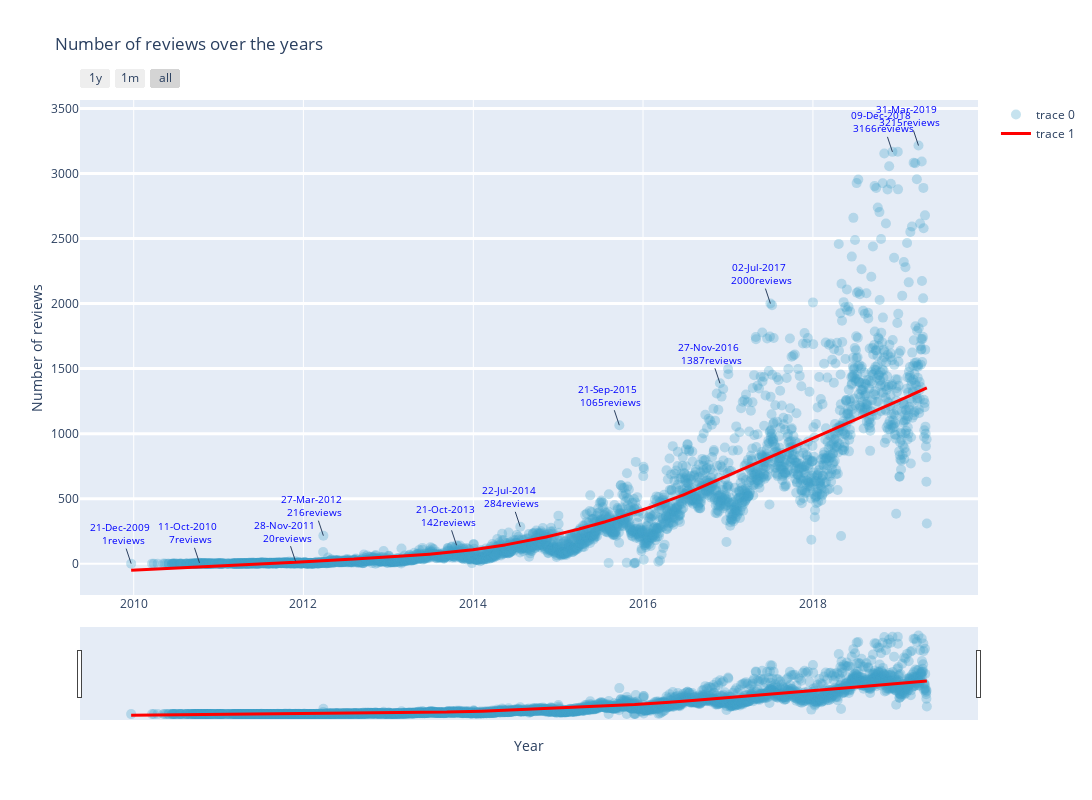

Write notebook code for a chart like this one.
### Code cell
review_annotations = [dict(x=date, y=value,
                           xref='x', yref='y',
                           font=dict(color='blue', size=10),
                           text=f'{format_time(date)} {value}reviews',
                           )
                      for date, value in zip(result.index, result.number_of_reviews)]



trace1 = go.Scatter(
    x=num_reviews_df['date'],
    y=num_reviews_df['number_of_reviews'],
    mode='markers',
    marker=dict(
        size=10,
        color='#43a2ca',
        opacity=0.3,
    )
)

trace2 = go.Scatter(
    x=X,
    y=Y,
    mode='lines',
    line=dict(color='red', width=3)
)

layout = go.Layout(height=800, width=1200,
                   title='Number of reviews over the years',
                   annotations=review_annotations,
                   xaxis=dict(
                       title='Year',
                       rangeselector=dict(
                         # Buttons for selecting time scale
                         buttons=list([
                             # 1 month
                             dict(count=1,
                                  label='1y',
                                  step='year',
                                  stepmode='backward'),
                             
                             dict(count=1,
                                  label='1m',
                                  step='month',
                                  stepmode='backward'),
                             # Entire scale
                             dict(step='all')
                         ])
                     ),
                     # Sliding for selecting time window
                     rangeslider=dict(visible=True),
                     # Type of xaxis
                     type='date'),
                   yaxis=dict(
                       title='Number of reviews',
                       ticklen=5,
                       gridwidth=3,
                   ),
)


fig=go.Figure(data=[trace1, trace2], layout=layout)


py.iplot(fig, filename='scatter-plot-with-regression-line')

### Figure 1 — Plotly figure (JSON) as saved in the notebook; plotly's stock layout.template omitted (floating-point values rounded to 4 significant figures; data arrays with more than 128 entries replaced by an {"elided": "..."} marker saying what was removed)
{"data": [{"marker": {"color": "#43a2ca", "opacity": 0.3, "size": 10}, "mode": "markers", "type": "scatter", "x": {"elided": "3111 str values"}, "y": {"elided": "3111 int values"}}, {"line": {"color": "red", "width": 3}, "mode": "lines", "type": "scatter", "x": {"elided": "3111 str values"}, "y": {"elided": "3111 float values"}}], "layout": {"annotations": [{"font": {"color": "blue", "size": 10}, "text": "21-Dec-2009 <br> 1reviews", "x": "2009-12-21T00:00:00", "xref": "x", "y": 1, "yref": "y"}, {"font": {"color": "blue", "size": 10}, "text": "11-Oct-2010 <br> 7reviews", "x": "2010-10-11T00:00:00", "xref": "x", "y": 7, "yref": "y"}, {"font": {"color": "blue", "size": 10}, "text": "28-Nov-2011 <br> 20reviews", "x": "2011-11-28T00:00:00", "xref": "x", "y": 20, "yref": "y"}, {"font": {"color": "blue", "size": 10}, "text": "27-Mar-2012 <br> 216reviews", "x": "2012-03-27T00:00:00", "xref": "x", "y": 216, "yref": "y"}, {"font": {"color": "blue", "size": 10}, "text": "21-Oct-2013 <br> 142reviews", "x": "2013-10-21T00:00:00", "xref": "x", "y": 142, "yref": "y"}, {"font": {"color": "blue", "size": 10}, "text": "22-Jul-2014 <br> 284reviews", "x": "2014-07-22T00:00:00", "xref": "x", "y": 284, "yref": "y"}, {"font": {"color": "blue", "size": 10}, "text": "21-Sep-2015 <br> 1065reviews", "x": "2015-09-21T00:00:00", "xref": "x", "y": 1065, "yref": "y"}, {"font": {"color": "blue", "size": 10}, "text": "27-Nov-2016 <br> 1387reviews", "x": "2016-11-27T00:00:00", "xref": "x", "y": 1387, "yref": "y"}, {"font": {"color": "blue", "size": 10}, "text": "02-Jul-2017 <br> 2000reviews", "x": "2017-07-02T00:00:00", "xref": "x", "y": 2000, "yref": "y"}, {"font": {"color": "blue", "size": 10}, "text": "09-Dec-2018 <br> 3166reviews", "x": "2018-12-09T00:00:00", "xref": "x", "y": 3166, "yref": "y"}, {"font": {"color": "blue", "size": 10}, "text": "31-Mar-2019 <br> 3215reviews", "x": "2019-03-31T00:00:00", "xref": "x", "y": 3215, "yref": "y"}], "height": 800, "title": {"text": "Number of reviews over the years"}, "width": 1200, "xaxis": {"rangeselector": {"buttons": [{"count": 1, "label": "1y", "step": "year", "stepmode": "backward"}, {"count": 1, "label": "1m", "step": "month", "stepmode": "backward"}, {"step": "all"}]}, "rangeslider": {"visible": true}, "title": {"text": "Year"}, "type": "date"}, "yaxis": {"gridwidth": 3, "ticklen": 5, "title": {"text": "Number of reviews"}}}}
